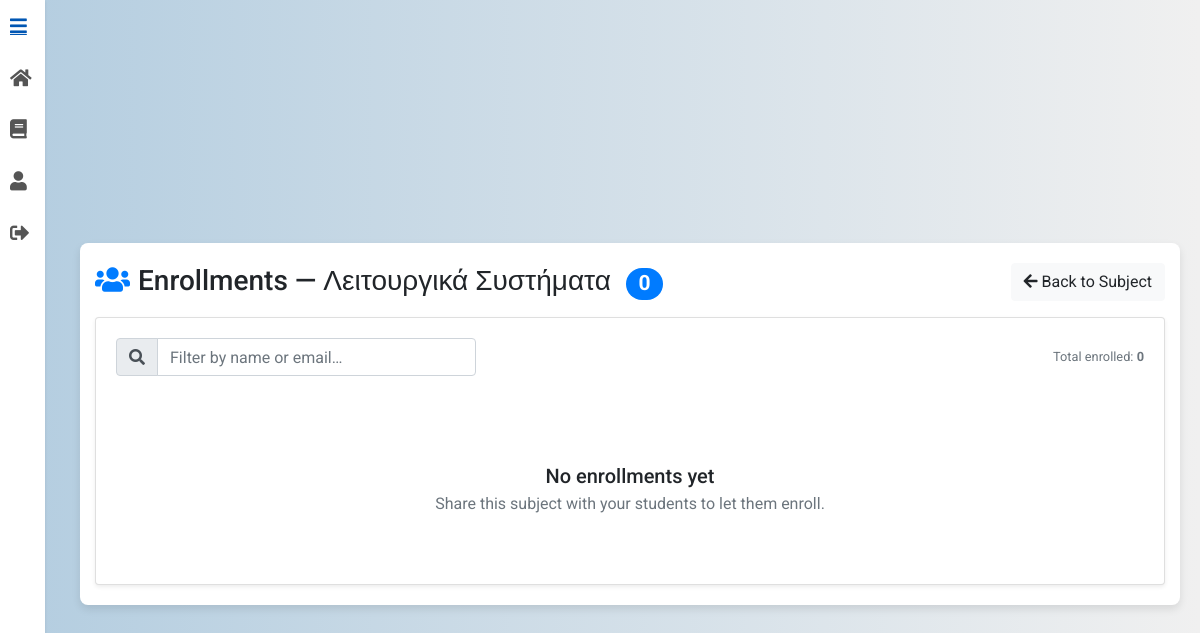
Page /subjects/subject/1/enrollments/ (signed in) on the earlier database version.
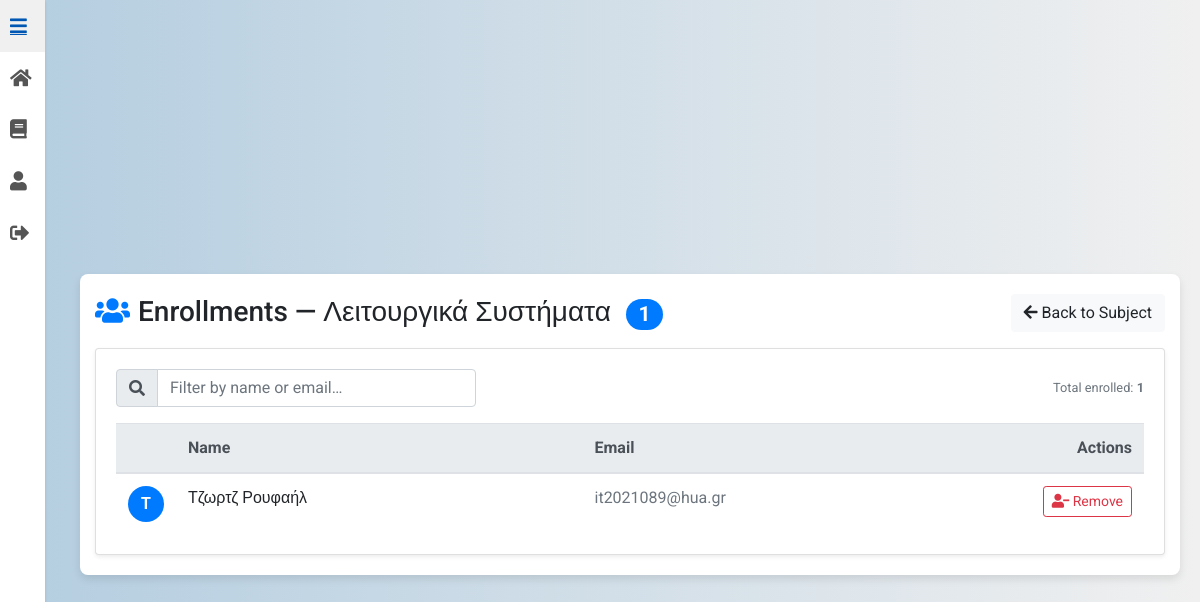
Same page on the later database version.
### subjects/models.py (models this page shows)
class Enrollment(models.Model):
    user = models.ForeignKey(settings.AUTH_USER_MODEL, on_delete=models.CASCADE, related_name="enrollments")
    subject = models.ForeignKey(Subject, on_delete=models.CASCADE, related_name="enrollments")
    created_at = models.DateTimeField(auto_now_add=True)
    class Meta:
        unique_together = ("user", "subject")

### users/models.py (models this page shows, shortened)
class CustomUser(AbstractUser):
    ROLE_CHOICES = [
        ('student', 'Student'),
        ('professor', 'Professor')
    ]
    role = models.CharField(max_length=10, choices=ROLE_CHOICES)
    institution = models.ForeignKey('Institution', on_delete=models.SET_NULL, null=True, blank=True)

### subjects/views.py (the view, shortened to what this page needs)
# urls.py: path("subject/<int:pk>/enrollments/", views.SubjectEnrollmentsView.as_view(), name="manage_enrollments"),
class SubjectEnrollmentsView(LoginRequiredMixin, ListView):
    template_name = "subject_enrollments.html"
    context_object_name = "enrollments"
    def dispatch(self, request, *args, **kwargs):
        self.subject = get_object_or_404(Subject, pk=kwargs["pk"])
        if not _is_owner_prof(request.user, self.subject):
            raise Http404("Not found.")
        return super().dispatch(request, *args, **kwargs)
    def get_queryset(self):
        return (Enrollment.objects
                .filter(subject=self.subject)
                .select_related("user")
                .order_by("user__last_name","user__first_name"))
    def get_context_data(self, **kwargs):
        ctx = super().get_context_data(**kwargs)
        ctx["subject"] = self.subject
        ctx["total"] = self.get_queryset().count()
        return ctx

### assignments/views.py (called while the page is built)
def _is_owner_prof(user, subject: Subject) -> bool:
    return getattr(user, "role", None) == "professor" and subject.professor_id == user.id

### subjects/templates/subject_enrollments.html (shortened to what this page needs)
{% extends "base.html" %}
{% load static %}
{% block content %}
<div class="container mt-5">
  <div class="d-flex align-items-center justify-content-between mb-3">
    <h3 class="mb-0">
      <i class="fas fa-users text-primary mr-2"></i>Enrollments — {{ subject.name }}
      <span class="badge badge-pill badge-primary ml-2">{{ total }}</span>
    </h3>
    <div>
      <a href="{% url 'subjects:subject_detail' subject.id %}" class="btn btn-light">
        <i class="fas fa-arrow-left"></i> Back to Subject
      </a>
    </div>
  </div>
  <div class="card shadow-sm no-hover-card">
    <div class="card-body">
      <div class="d-md-flex align-items-center justify-content-between mb-3">
        <div class="input-group mb-2 mb-md-0" style="max-width: 360px;">
          <div class="input-group-prepend">
            <span class="input-group-text"><i class="fas fa-search"></i></span>
          </div>
          <input id="searchBox" type="text" class="form-control" placeholder="Filter by name or email…">
        </div>
        <small class="text-muted">Total enrolled: <strong>{{ total }}</strong></small>
      </div>
      {% if enrollments %}
      <div class="table-responsive">
        <table class="table table-hover align-middle mb-0">
          <thead class="thead-light">
            <tr>
              <th style="width: 42px;"></th>
              <th>Name</th>
              <th>Email</th>
              <th class="text-right" style="width: 120px;">Actions</th>
            </tr>
          </thead>
          <tbody id="enrollTable">
          {% for e in enrollments %}
            {% with name=e.user.get_full_name|default:e.user.username %}
            <tr class="enroll-row">
              <td>
                <div class="rounded-circle bg-primary text-white d-flex align-items-center justify-content-center"
                     style="width:36px;height:36px;font-weight:600;">
                  {{ name|slice:":1"|upper }}
                </div>
              </td>
              <td class="enroll-name">{{ name }}</td>
              <td class="enroll-email text-muted">{{ e.user.email }}</td>
              <td class="text-right">
                <button type="button"
                        class="btn btn-sm btn-outline-danger"
                        data-toggle="modal"
                        data-target="#removeModal"
                        data-id="{{ e.id }}"
                        data-name="{{ name }}">
                  <i class="fas fa-user-minus"></i> Remove
                </button>
              </td>
            </tr>
            {% endwith %}
          {% endfor %}
          </tbody>
        </table>
      </div>
      {% else %}
        <div class="text-center py-5">
          <h5 class="mb-1">No enrollments yet</h5>
          <p class="text-muted mb-0">Share this subject with your students to let them enroll.</p>
        </div>
      {% endif %}
    </div>
  </div>
</div>
{% endblock %}

Differences in the rows shown:
added Enrollment: user "Τ", user "Τζωρτζ Ρουφαήλ", user.email "it2021089@hua.gr"
Other differences:
{{ total }}: "0" → "1"
text no longer shown: "No enrollments yet Share this subject with your students to let them enroll."
text now shown: "Name Email Actions"
